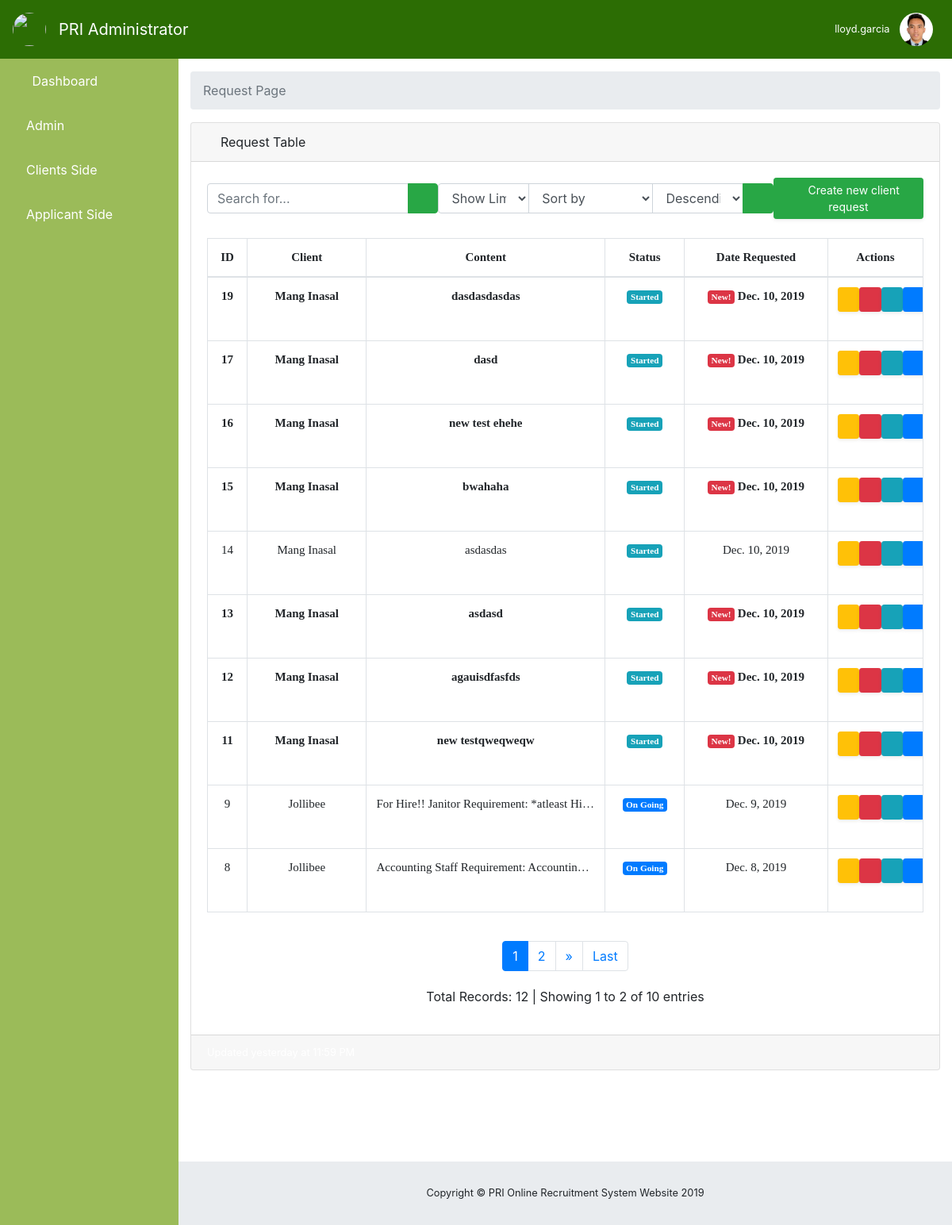
Page /client/requests/ (signed in) on the committed database.
### pors_app/models.py (models this page shows, shortened)
class PRIUserInfo(models.Model):
    GENDER_LIST = (
        ('Male', 'Male'),
        ('Female', 'Female')
    )
    USER_LEVELS = (
        ('Administrator', 'Administrator'),
        ('Sub Admin', 'Sub Admin'),
        ('Employee', 'Employee'),
        ('Client', 'Client'),
        ('Applicant', 'Applicant'),
    )
    user = models.OneToOneField(User, on_delete=models.CASCADE, related_name='user_fk')
    first_name = models.CharField(max_length=50)
    middle_name = models.CharField(max_length=50)
    last_name = models.CharField(max_length=50)
    age = models.PositiveIntegerField()
    gender = models.CharField(max_length=50, choices=GENDER_LIST, default=GENDER_LIST[0])
    contact = models.CharField(max_length=12, unique=True)
    address = models.CharField(max_length=250)
    position = models.CharField(max_length=50)
    department = models.CharField(max_length=50)
    image = models.ImageField(upload_to='images/', blank=True, validators=[file_validator])
    level = models.CharField(max_length=50, choices=USER_LEVELS, default=USER_LEVELS[0])
    date_added = models.DateTimeField(auto_now_add=True)

class PRIRequestInfo(models.Model):
    STATUS_LIST = (
        ('Started', 'Started'),
        ('On Going', 'On Going'),
        ('Completed', 'Completed'),
        ('Deadline', 'Deadline'),
        ('Failed', 'Failed'),
    )
    requested_client = models.ForeignKey(PRIClientsInfo, on_delete=models.CASCADE, related_name='requested_client_fk')
    status = models.CharField(max_length=50, choices=STATUS_LIST, default=STATUS_LIST[0])
    content = models.TextField()
    data_requested = models.DateField(auto_now_add=True)
    seen_by_admin = models.BooleanField(default=False)

class PRIClientsInfo(models.Model):
    client_user = models.OneToOneField(PRIUserInfo, on_delete=models.CASCADE, related_name='client_user_fk')
    client_company_name = models.CharField(max_length=50, null=True)
    client_company_logo = models.ImageField(upload_to='images/', blank=True, null=True, validators=[file_validator])
    client_location = models.CharField(max_length=250)
    contact_person = models.CharField(max_length=80)
    contact_mobile_no = models.CharField(max_length=12, unique=True)
    def __str__(self):
        return str(self.client_company_name)

### pors_app/views.py (the view)
# urls.py: path('client/requests/', views.PriRequest.as_view(), name='requests'),
class PriRequest(LoginRequiredMixin, TemplateView):
    template_name = 'pri_admin/pri_admin_requests.html'
    def get_context_data(self, *args, **kwargs):
        context = super(PriRequest, self).get_context_data(*args, **kwargs)
        user = User.objects.all().filter(username=self.request.user)
        try:
            profile = PRIUserInfo.objects.all().get(user__in=user, level='Administrator')
        except PRIUserInfo.DoesNotExist:
            raise Http404()
        for key, value in self.request.session.items():
            print('{} -> {}'.format(key, value))
        if 'current_page' in self.request.session:
            del self.request.session['current_page']
            print('current_page => DELETED!')
        else:
            print('current_page is not existing yet!')
        if 'search_text' in self.request.session:
            del self.request.session['search_text']
            print('searched_text => DELETED!')
        else:
            print('searched_text is not existing yet')
        if 'sortBy' in self.request.session:
            del self.request.session['sortBy']
            print('sortBy => DELETED!')
        else:
            print('sortBy is not existing yet')
        if 'column' in self.request.session:
            del self.request.session['column']
            print('column => DELETED')
        else:
            print('column is not existing yet')
        if 'limit' in self.request.session:
            del self.request.session['limit']
            print('limit => DELETED')
        else:
            print('limit is not existing yet')
        query = PRIRequestInfo.objects.all().order_by('-id')
        count = query.count()
        query = pri_admin_requests_page_pagination(query, 10, 1)
        columns = []
        for field in PRIRequestInfo._meta.get_fields()[1:]:
            col = field.get_attname_column()[1]
            columns.append(col.replace("_", " "))
        columns.remove("content")
        columns.remove("seen by admin")
        context.update({
            'user': user,
            'profile': profile,
            'query': query,
            'count': count,
            'columns': columns,
        })
        return context

### pors_app/views.py (called while the page is built)
def pri_admin_requests_page_pagination(query, limit, current_page=1):
    if current_page is None:
        current_page = 1
    paginator = Paginator(query, limit)
    try:
        new_query = paginator.page(current_page)
    except PageNotAnInteger:
        print('Error: ', PageNotAnInteger)
        new_query = paginator.page(1)
    except EmptyPage:
        print('Error: ', EmptyPage)
        new_query = paginator.page(paginator.num_pages)
    return new_query

### pors_app/templates/pri_admin/pri_admin_requests.html (shortened to what this page needs)
{% extends 'pri_admin/pri_admin_index.html' %}
{% block inner_body %}
<ol class="breadcrumb">
    <li class="breadcrumb-item active">Request Page</li>
</ol>
<div class="card mb-3">
    <div class="card-header">
        <i class="fas fa-table"></i>
        Request Table
    </div>
    <div class="card-body">
        <div class="d-sm-flex align-items-center justify-content-between mb-4">
           <form method="POST" id="form-search-requests">
                <div class="input-group">
                    <input id="search-requests" type="text" class="form-control" placeholder="Search for..." aria-label="Search"
                           aria-describedby="basic-addon2" required>
                    <div class="input-group-append">
                        <button class="btn btn-success btn-search-requests" type="button">
                            <i class="fas fa-search"></i>
                        </button>
                    </div>
                </div>
            </form>
            <form style="width: 50%">
                 <div class="input-group">
                       <select class="form-control" id="record-limit-requests" style="width: 10%">
                            <option disabled selected hidden>Show Limit</option>
                        </select>
                     <select class="form-control" id="column-requests" style="width: 20%">
                            <option disabled selected hidden>Sort by</option>
                        </select>
                    <select class="form-control" id="sort-order-requests" style="width: 10%">
                            <option>Descending</option>
                    </select>
                    <div class="input-group-append">
                        <button class="btn btn-success" type="button" id="button-sort-requests">
                            <i class="fas fa-sort"></i>
                        </button>
                    </div>
                </div>
            </form>
            <button type="button" data-url="{% url 'pri:create_requests' %}" class="d-none d-sm-inline-block btn btn-sm btn-success shadow-sm show-form-create-requests">
                <span class="fas fa-plus fa-sm text-white-50"></span>
                Create new client request
            </button>
        </div>
        <div class="table-responsive" id="table-requests">
            <table class="table table-bordered" id="dataTable" width="100%" cellspacing="0" style="font-family: candara; font-size: 15px;">
                <thead>
                <tr>
                    <th style="width: 5%" class="text-center">ID</th>
                    <th style="width: 15%" class="text-center">Client</th>
                    <th style="width: 30%" class="text-center">Content</th>
                    <th style="width: 10%" class="text-center">Status</th>
                    <th style="width: 18%" class="text-center">Date Requested</th>
                    <th style="width: 12%" class="text-center">Actions</th>
                </tr>
                </thead>
                <tbody>
                {% include 'pri_admin/tables/pri_admin_requests_table.html' %}
                </tbody>
            </table>
        </div>
        <div id="pagination-requests" class="text-center">
            {% include 'pri_admin/paginators/pri_admin_users_pagination.html' %}
        </div>
    </div>
    <div class="card-footer small text-muted">Updated yesterday at 11:59 PM</div>
</div>
<p class="small text-center text-muted my-5">
    <em>To God be the Glory</em>
</p>
{% endblock inner_body %}

### pors_app/templates/pri_admin/pri_admin_index.html (shortened to what this page needs)
{% extends 'base.html' %}
{% load staticfiles %}
{% block body_block %}
<nav class="navbar navbar-expand navbar-dark custom-color-header static-top">
    <a class="navbar-brand" href="#">
        <img class="rounded-circle" src="{% static 'images\pri_logo.jpg' %}" alt="" height="42" width="42">
    </a>
    <a class="navbar-brand mr-1" href="{% url 'admin:index' %}">PRI Administrator</a>
    <button class="btn btn-link btn-sm text-white order-1 order-sm-0" id="sidebarToggle" href="#">
        <i class="fas fa-bars"></i>
    </button>
    {% if request.user.is_authenticated and request.user.is_superuser and request.user.is_active %}
    {% if user %}
    {% for u in user %}
    <ul class="navbar-nav ml-auto ml-md-0">
        <li class="nav-item dropdown no-arrow">
            <a class="nav-link dropdown-toggle" href="#" id="userDropdown" role="button" data-toggle="dropdown"
               aria-haspopup="true" aria-expanded="false">
                <span class="mr-2 d-none d-lg-inline text-white small">{{ u.username }}</span>
                <img class="img-profile rounded-circle"
                     src="
                 {% if profile.image %}
                    {{ profile.image.url}}
                 {% else %}
                    {% static 'images/Administrator Male_48px.png' %}
                 {% endif %}
                "
                     height="42" width="42">
            </a>
        </li>
    </ul>
    {% endfor %}
    {% endif %}
    {% endif %}
</nav>
<div id="wrapper">
    <ul class="sidebar navbar-nav custom-color">
        <li class="nav-item">
            <a class="nav-link" href="{% url 'pri:dashboard' %}">
                <i class="fas fa-fw fa-tachometer-alt text-white"></i>
                <span class="custom-text-color">Dashboard</span>
            </a>
        </li>
        <li class="nav-item">
            <a class="nav-link" href="{% url 'pri:admin' %}">
                <i class="fas fa-user-tie custom-text-color"></i>
                <span class="custom-text-color">Admin</span></a>
        </li>
        <li class="nav-item dropdown ">
            <a class="nav-link dropdown-toggle" href="#" id="pagesDropdownClients" role="button" data-toggle="dropdown"
               aria-haspopup="true" aria-expanded="false">
                <i class="fas far fa-building custom-text-color"></i>
                <span class="custom-text-color">Clients Side</span>
            </a>
        </li>
         <li class="nav-item dropdown ">
            <a class="nav-link dropdown-toggle" href="#" id="pagesDropdownApplicants" role="button" data-toggle="dropdown"
               aria-haspopup="true" aria-expanded="false">
                <i class="fas fa-users custom-text-color"></i>
                <span class="custom-text-color">Applicant Side</span>
            </a>
        </li>
    </ul>
    <div id="content-wrapper">
        <div class="container-fluid">
            {% if request.user.is_authenticated and request.user.is_superuser and request.user.is_active %}
            {% if user %}
            {% block inner_body %}{% endblock inner_body %}
            {% endif %}
            {% endif %}
        </div>
        <footer class="sticky-footer">
            <div class="container my-auto">
                <div class="copyright text-center my-auto">
                    <span>Copyright © PRI Online Recruitment System Website 2019</span>
                </div>
            </div>
        </footer>
    </div>
</div>
{% endblock body_block %}

### pors_app/templates/pri_admin/tables/pri_admin_requests_table.html
{% load staticfiles %}
{% for record in query %}
<tr
    {% if not record.seen_by_admin %}
        style="font-weight:bold;"
    {% endif %}
>
    <td class="text-center">{{ record.id }}</td>
    <td class="text-center">{{ record.requested_client }}</td>
    <td class="text-center" >
          {{ record.content }}
    </td>
    <td class="text-center">
        {% if record.status == 'Completed' %}
            <span class="badge badge-success">{{ record.status }}</span>
        {% elif record.status == 'Started' %}
            <span class="badge badge-info">{{ record.status }}</span>
        {% elif record.status == 'Deadline' %}
            <span class="badge badge-warning">{{ record.status }}</span>
        {% elif record.status == 'On Going' %}
            <span class="badge badge-primary">{{ record.status }}</span>
        {% elif record.status == 'Failed' %}
            <span class="badge badge-danger">{{ record.status }}</span>
        {% endif %}
    </td>
    <td class="text-center">
        {% if not record.seen_by_admin %}
            <span class="badge badge-danger">New!</span>
        {% endif %}
        {{ record.data_requested }}
    </td>
    <td align="center">
        <div class="d-md-flex align-items-center justify-content-between mb-4">
            <button type="button" data-url="{% url 'pri:edit_requests' record.id %}"
                    class="d-none d-sm-inline-block btn btn-sm btn-warning shadow-sm show-form-edit-requests" data-toggle="tooltip" data-placement="top" title="Edit">
                <span class="fas fa-pencil-alt fa-sm text-black-50"></span>
            </button>
            <button type="button" data-url="{% url 'pri:delete_requests' record.id %}"
                    class="d-none d-sm-inline-block btn btn-sm btn-danger shadow-sm show-form-delete-requests" data-toggle="tooltip" data-placement="top" title="Delete">
                <span class="fas fa-trash-alt fa-sm text-white-50"></span>
            </button>
            <button type="button" data-url="{% url 'pri:view_requests' record.id %}"
                    class="d-none d-sm-inline-block btn btn-sm btn-info shadow-sm show-form-view-requests" data-toggle="tooltip" data-placement="top" title="View">
                <span class="fas fa-eye fa-sm text-white-50"></span>
            </button>
           <button type="button" data-url="{% url 'pri:create_jobs' record.id %}"
                    class="d-none d-sm-inline-block btn btn-sm btn-primary shadow-sm show-form-create-job-vacancy-requests" data-toggle="tooltip" data-placement="top" title="Create Job Vacancy">
                <span class="fas fa-briefcase fa-sm text-white-50"></span>
            </button>
        </div>
    </td>
</tr>
{% empty %}
<tr>
    <td colspan="9" class="text-center bg-warning">No Records!</td>
</tr>
{% endfor %}

### pors_app/static/css/main.css (style rules this page uses)
.custom-color-header { background-color: #2C6D04; }
.custom-color { background-color: #9BBB59; }
.text-muted { color: #FFFFFF !important; }
.custom-text-color, #hint_id_new_password1 ul, #hint_id_password1 ul { color: #FFFFFF; }

### pors_app/templates/pri_admin/pri_admin_requests.html (style rules this page uses)
td { max-width: 100px; overflow: hidden; text-overflow: ellipsis; white-space: nowrap; }

### rows in the picture
PRIRequestInfo: id "19", requested_client "Mang Inasal", content "dasdasdasdas", status "Started", seen_by_admin "New!", data_requested "Dec. 10, 2019"
PRIRequestInfo: id "17", requested_client "Mang Inasal", content "dasd", status "Started", seen_by_admin "New!", data_requested "Dec. 10, 2019"
PRIRequestInfo: id "16", requested_client "Mang Inasal", content "new test ehehe", status "Started", seen_by_admin "New!", data_requested "Dec. 10, 2019"
PRIRequestInfo: id "15", requested_client "Mang Inasal", content "bwahaha", status "Started", seen_by_admin "New!", data_requested "Dec. 10, 2019"
PRIRequestInfo: id "14", requested_client "Mang Inasal", content "asdasdas", status "Started", data_requested "Dec. 10, 2019"
PRIRequestInfo: id "13", requested_client "Mang Inasal", content "asdasd", status "Started", seen_by_admin "New!", data_requested "Dec. 10, 2019"
PRIRequestInfo: id "12", requested_client "Mang Inasal", content "agauisdfasfds", status "Started", seen_by_admin "New!", data_requested "Dec. 10, 2019"
PRIRequestInfo: id "11", requested_client "Mang Inasal", content "new testqweqweqw", status "Started", seen_by_admin "New!", data_requested "Dec. 10, 2019"
PRIRequestInfo: id "9", requested_client "Jollibee", content "For Hire!! Janitor Requirement: *atleast Hi…", status "On Going", data_requested "Dec. 9, 2019"
PRIRequestInfo: id "8", requested_client "Jollibee", content "Accounting Staff Requirement: Accounting…", status "On Going", data_requested "Dec. 8, 2019"

### other values in the picture
{{ u.username }} "lloyd.garcia"
{{ page }} "1"
{{ page }} "2"
{{ count }} "12"
{{ query.number }} "1"
{{ query.paginator.num_pages }} "2"
{{ query.object_list|length }} "10"
